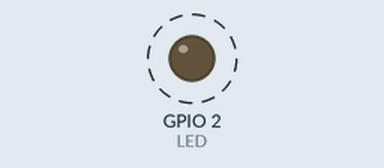
Recording of a sketch running on a simulated ESP32. Shown: output pins drawn as LEDs (lit = HIGH). Dashed ring = blinking. WiFi joins after 1.5 s; servers stay silent unless stated; nothing arrives over Bluetooth unless stated; what the sketch prints to the serial monitor is not drawn.

Above: at 32.0 s.
Timing chart, 0 to 36.1 s (numbered marks = the images above):
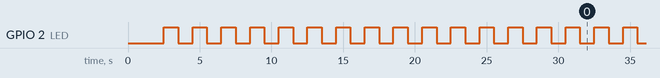

Measured:
- by itself, GPIO 2 (LED): alternates HIGH for 1.0 s and LOW for 1.0 s

The sketch:

ESP32_doorUnlock.ino
```cpp
#include <WiFi.h>
#include <ESPmDNS.h>
#include <WiFiUdp.h>
#include <ArduinoOTA.h>

#include <BLEDevice.h>
#include <BLEUtils.h>
#include <BLEScan.h>
#include <BLEAdvertisedDevice.h>


/* ---- BLE Setup  ---- */
#include "BluetoothSerial.h"

#if !defined(CONFIG_BT_ENABLED) || !defined(CONFIG_BLUEDROID_ENABLED)
#error Bluetooth is not enabled! Please run `make menuconfig` to and enable it
#endif

BluetoothSerial SerialBT;

class MyAdvertisedDeviceCallbacks: public BLEAdvertisedDeviceCallbacks {
    void onResult(BLEAdvertisedDevice advertisedDevice) {
      Serial.printf("Advertised Device: %s \n", advertisedDevice.toString().c_str());
    }
};

int scanTime = 30; //In seconds


const char* ssid = "Hp Wireless Printer";
const char* password = "pattypsmomishot";


/* ---- HW Timer  ---- */
hw_timer_t * timer = NULL;
volatile SemaphoreHandle_t timerSemaphore;
portMUX_TYPE timerMux = portMUX_INITIALIZER_UNLOCKED;


/* ---- ISR  ---- */
void IRAM_ATTR onTimer(){
  // Increment the counter and set the time of ISR
  portENTER_CRITICAL_ISR(&timerMux);
  digitalWrite(2, !digitalRead(2));   // turn the LED on (HIGH is the voltage level)
                   // wait for a second
  portEXIT_CRITICAL_ISR(&timerMux);
  // Give a semaphore that we can check in the loop
  xSemaphoreGiveFromISR(timerSemaphore, NULL);
  // It is safe to use digitalRead/Write here if you want to toggle an output
}


void setup() {
	Serial.begin(115200);
	Serial.println("Booting");

  SerialBT.begin("ESP32test"); //Bluetooth device name

  /* ---- WIFI Setup  ---- */
	WiFi.mode(WIFI_STA);
	WiFi.begin(ssid, password);
	while (WiFi.waitForConnectResult() != WL_CONNECTED) {
		Serial.println("Connection Failed! Rebooting...");
		delay(5000);
		ESP.restart();
	}


  /* ---- OTA Setup  ---- */
	ArduinoOTA
		.onStart([]() {
		String type;
		if (ArduinoOTA.getCommand() == U_FLASH)
			type = "sketch";
		else // U_SPIFFS
			type = "filesystem";

		// NOTE: if updating SPIFFS this would be the place to unmount SPIFFS using SPIFFS.end()
		Serial.println("Start updating " + type);
	})
		.onEnd([]() {
		Serial.println("\nEnd");
	})
		.onProgress([](unsigned int progress, unsigned int total) {
		Serial.printf("Progress: %u%%\r", (progress / (total / 100)));
	})
		.onError([](ota_error_t error) {
		Serial.printf("Error[%u]: ", error);
		if (error == OTA_AUTH_ERROR) Serial.println("Auth Failed");
		else if (error == OTA_BEGIN_ERROR) Serial.println("Begin Failed");
		else if (error == OTA_CONNECT_ERROR) Serial.println("Connect Failed");
		else if (error == OTA_RECEIVE_ERROR) Serial.println("Receive Failed");
		else if (error == OTA_END_ERROR) Serial.println("End Failed");
	});

	ArduinoOTA.begin();

	Serial.println("Ready");
	Serial.print("IP address: ");
	Serial.println(WiFi.localIP());
	pinMode(2, OUTPUT);


  /* ---- Timer Setup  ---- */
 // Create semaphore to inform us when the timer has fired
  timerSemaphore = xSemaphoreCreateBinary();

  // Use 1st timer of 4 (counted from zero).
  // Set 80 divider for prescaler (see ESP32 Technical Reference Manual for more
  // info).
  timer = timerBegin(0, 80, true);

  // Attach onTimer function to our timer.
  timerAttachInterrupt(timer, &onTimer, true);

  // Set alarm to call onTimer function every second (value in microseconds).
  // Repeat the alarm (third parameter)
  timerAlarmWrite(timer, 1000000, true);

  // Start an alarm
  timerAlarmEnable(timer);

/* ---- BLE Scan ---- */
    BLEDevice::init("");
    BLEScan* pBLEScan = BLEDevice::getScan(); //create new scan
    pBLEScan->setAdvertisedDeviceCallbacks(new MyAdvertisedDeviceCallbacks());
    pBLEScan->setActiveScan(true); //active scan uses more power, but get results faster
    BLEScanResults foundDevices = pBLEScan->start(scanTime);
    Serial.print("Devices found: ");
    Serial.println(foundDevices.getCount());
    Serial.println("Scan done!");

}


void loop() {
	ArduinoOTA.handle();
	Serial.println("Ready");
}
```
